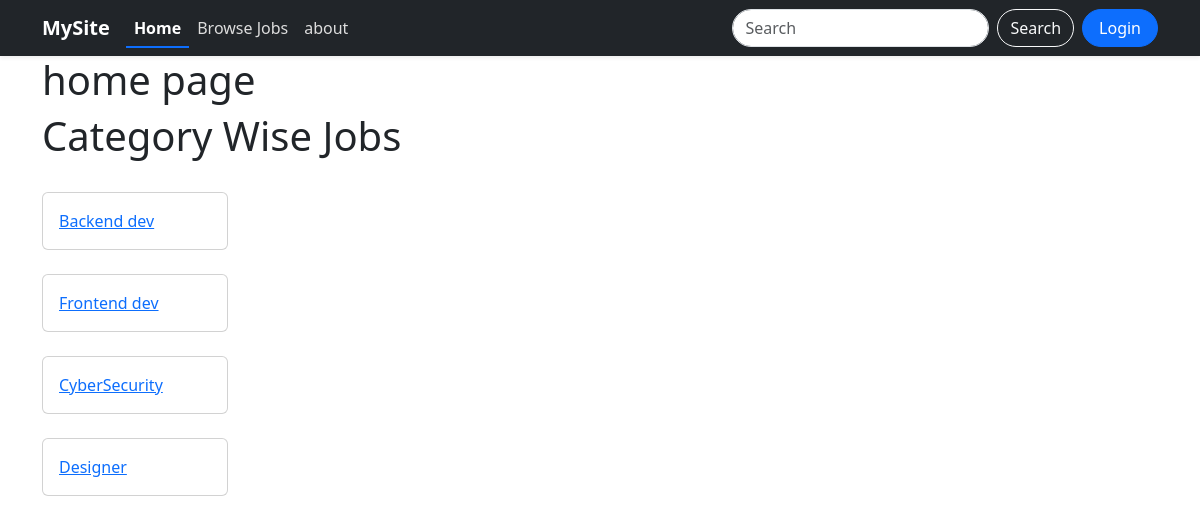
The page / on the database its author committed.
### portal/models.py (models this page shows, shortened)
class CategoryModel(models.Model):
    category = models.CharField(max_length=255, null=True)

### portal/views.py (the view)
# urls.py: 2. Add a URL to urlpatterns:  path('', views.home, name='home')
def home(request):
    cate_data = CategoryModel.objects.all()
    con = {
        'data' : cate_data
    }
    return render(request, 'home.html', con)

### portal/templates/home.html (shortened to what this page needs)
{% extends 'master/base.html' %}
{% block content %}
<div class="container">
    <h1>home page</h1>
    <h1>Category Wise Jobs</h1>
    <div class="row">
        {% for i in data %}
            <div class="col-mt-4">
                <div class="card col-2 mt-4">
                    <div class="card-body">
                        <a href="{% url 'jb_list' %}?cate_id={{i.id}}">{{i.category}}</a>
                    </div>
                </div>
            </div>
        {% endfor %}
    </div>
</div>
{% endblock %}

### rows shown on the page
CategoryModel: category "Backend dev"
CategoryModel: category "Frontend dev"
CategoryModel: category "CyberSecurity"
CategoryModel: category "Designer"
